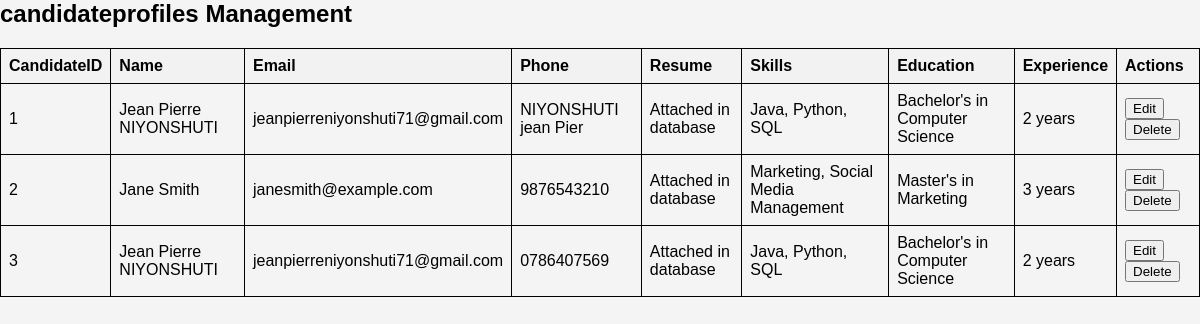
The app's page /viewcandidateprofiles.php with its own data.
### tables this page shows
CREATE TABLE `candidateprofiles` (
  `CandidateID` int(11) NOT NULL,
  `Name` varchar(100) NOT NULL,
  `Email` varchar(100) NOT NULL,
  `Phone` varchar(20) DEFAULT NULL,
  `Resume` text DEFAULT NULL,
  `Skills` text DEFAULT NULL,
  `Education` text DEFAULT NULL,
  `Experience` text DEFAULT NULL
);

### viewcandidateprofiles.php (the view, shortened to what this page needs)
<?php
require_once "db_connection.php";
?>
<!DOCTYPE html>
<html lang="en">
<head>
    <link rel="stylesheet" type="text/css" href="style3.css">
</head>
<body>
    <h2>candidateprofiles Management</h2>
    <table id="dataTable" class="table table-hover text-center">
        <tr>
            <th>CandidateID</th>
            <th>Name</th>
            <th>Email</th>
            <th>Phone</th>
            <th>Resume</th>
            <th>Skills</th>
            <th>Education</th>
            <th>Experience</th>
            <th>Actions</th>
        </tr>
        <?php
        $sql = "SELECT * FROM candidateprofiles";
        $result = $conn->query($sql);
        if ($result->num_rows > 0) {
            while ($row = $result->fetch_assoc()) {
                echo "<tr>";
                echo "<td>" . $row["CandidateID"] . "</td>";
                echo "<td>" . $row["Name"] . "</td>";
                echo "<td>" . $row["Email"] . "</td>";
                echo "<td>" . $row["Phone"] . "</td>";
                 echo "<td>" . $row["Resume"] . "</td>";
                  echo "<td>" . $row["Skills"] . "</td>";
                   echo "<td>" . $row["Education"] . "</td>";
                    echo "<td>" . $row["Experience"] . "</td>";
                echo "<td>";
              echo "<a href='updatecandidateprofiles.html?id=" . $row["CandidateID"] .  "'onclick='return confirm(\"Are you sure you want to update this candidateprofiles?\")'><button class='button update-button'>Edit</button></a>";
                echo "<a href='deletecandidateprofiles.html?id=" . $row["CandidateID"] . "'onclick='return confirm(\"Are you sure you want to delete this candidateprofiles?\")'><button class='button delete-button'>Delete</button></a>";
                echo "</td>";
                echo "</tr>";
            }
        } else {
            echo "<tr><td colspan='7'>No data found</td></tr>";
        }
        ?>
    </table>
</body>
</html>

### css/style3.css (style rules this page uses)
body { font-family: Arial, sans-serif; margin: 0; padding: 0; background-color: #f4f4f4; }
h2 { margin-top: 0; }

### viewcandidateprofiles.php (style rules this page uses)
table { width: 100%; border-collapse: collapse; }
table, th, td { border: 1px solid black; padding: 8px; text-align: left; }
th { background-color: #f2f2f2; }

### records on screen
candidateprofiles: CandidateID "1", Name "Jean Pierre NIYONSHUTI", Email "jeanpierreniyonshuti71@gmail.com", Phone "NIYONSHUTI jean Pier", Resume "Attached in database", Skills "Java, Python, SQL", Education "Bachelor's in Computer Science", Experience "2 years"
candidateprofiles: CandidateID "2", Name "Jane Smith", Email "janesmith@example.com", Phone "9876543210", Resume "Attached in database", Skills "Marketing, Social Media Management", Education "Master's in Marketing", Experience "3 years"
candidateprofiles: CandidateID "3", Name "Jean Pierre NIYONSHUTI", Email "jeanpierreniyonshuti71@gmail.com", Phone "0786407569", Resume "Attached in database", Skills "Java, Python, SQL", Education "Bachelor's in Computer Science", Experience "2 years"
